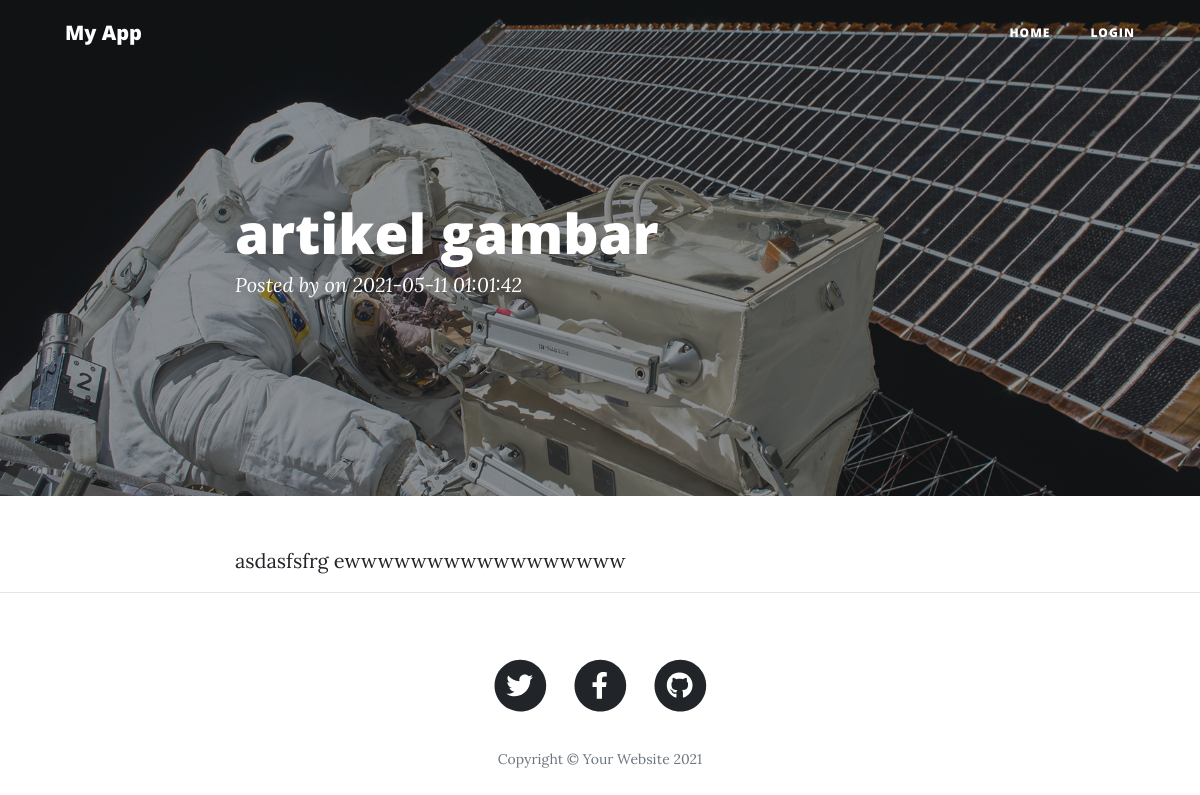
The page /index.php/blog/detail/artikel-gambar on the database its author committed.
### tables this page shows
CREATE TABLE `blog` (
  `id` int(11) NOT NULL,
  `title` varchar(255) NOT NULL,
  `content` text NOT NULL,
  `url` varchar(255) NOT NULL,
  `cover` varchar(255) NOT NULL,
  `date` timestamp NOT NULL DEFAULT current_timestamp() ON UPDATE current_timestamp()
);

### application/controllers/Blog.php (called while the page is built, shortened)
<?php
class Blog extends CI_Controller
{
    public function __construct()
    {
        $this->load->model('Blog_model');
        $this->load->library('session');
    }
    public function detail($url)
    {
        $query = $this->Blog_model->getSingleblog('url', $url);
        $data['blog'] = $query->row_array();
        $this->load->view('detail', $data);
    }
}

### index.php (called while the page is built, shortened)
<?php
require_once BASEPATH.'core/CodeIgniter.php';

### application/models/Blog_model.php (called while the page is built, shortened)
<?php
class Blog_model extends CI_model{
    public function getSingleblog($field, $value)
    {
        $this->db->where($field, $value);
        return $this->db->get('blog');
    }
}

### application/views/detail.php (the view, shortened to what this page needs)
   <?php
   if(empty($blog['cover']))
       $cover = base_url() .'tamplate/assets/img/post-bg.jpg';
   else
       $cover = base_url() .'uploads/'. $blog['cover'];
   ?>
<header class="masthead" style="background-image: url('<?php echo $cover; ?>')">
           <div class="overlay"></div>
           <div class="container">
               <div class="row">
                   <div class="col-lg-8 col-md-10 mx-auto">
                       <div class="post-heading">
                           <h1><?php echo $blog['title']; ?></h1>
                           <span class="meta">
                               Posted by on <?php echo $blog['date'] ?>
                           </span>
                       </div>
                   </div>
               </div>
           </div>
       </header>
       <article>
           <div class="container">
               <div class="row">
                   <div class="col-lg-8 col-md-10 mx-auto">
                       <?php echo $blog['content']; ?>
                   </div>
               </div>
           </div>
       </article>
       <hr />

### rows shown on the page
blog: title "artikel gambar", date "2021-05-11 01:01:42", content "asdasfsfrg ewwwwwwwwwwwwwwwww"
